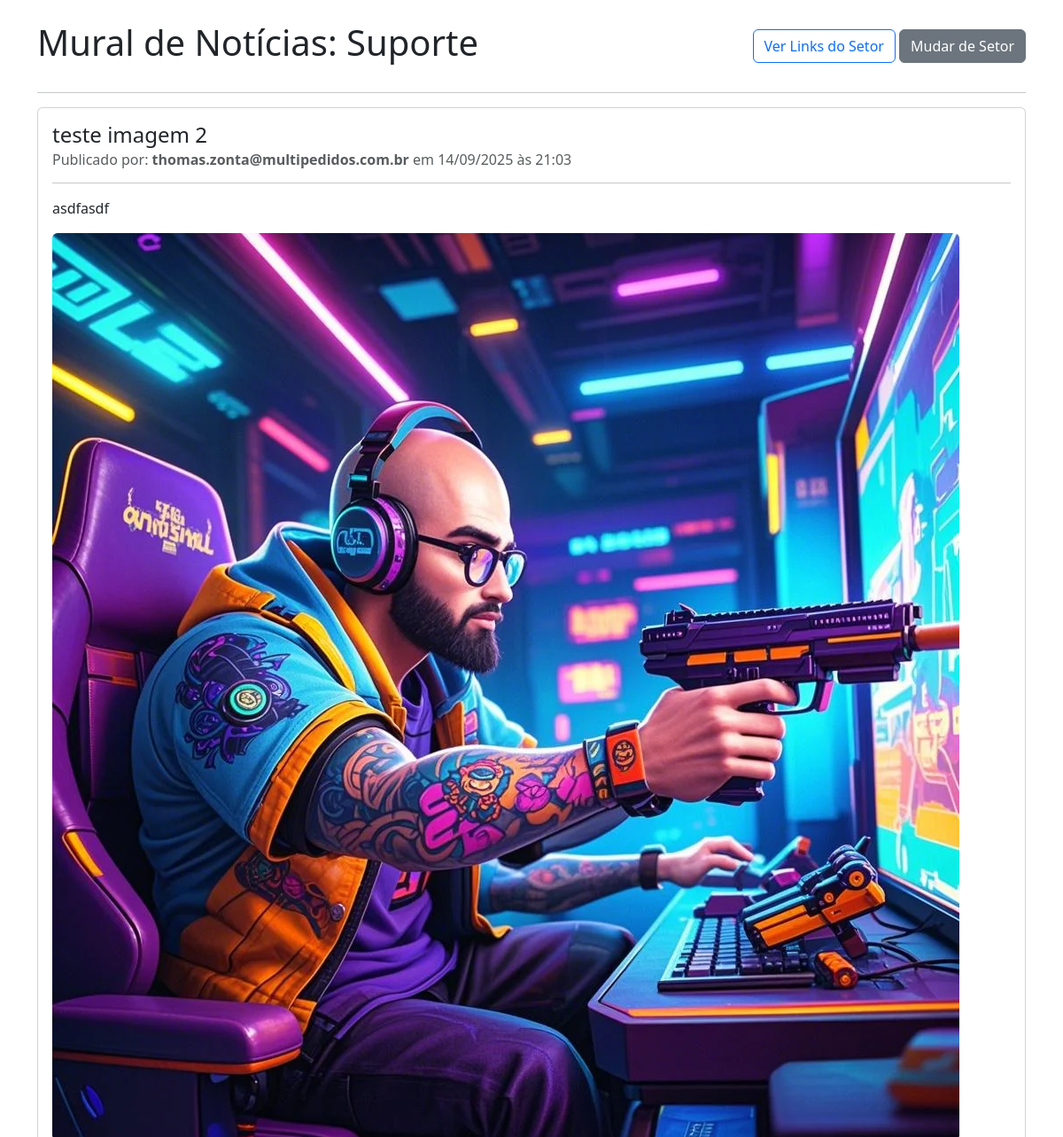
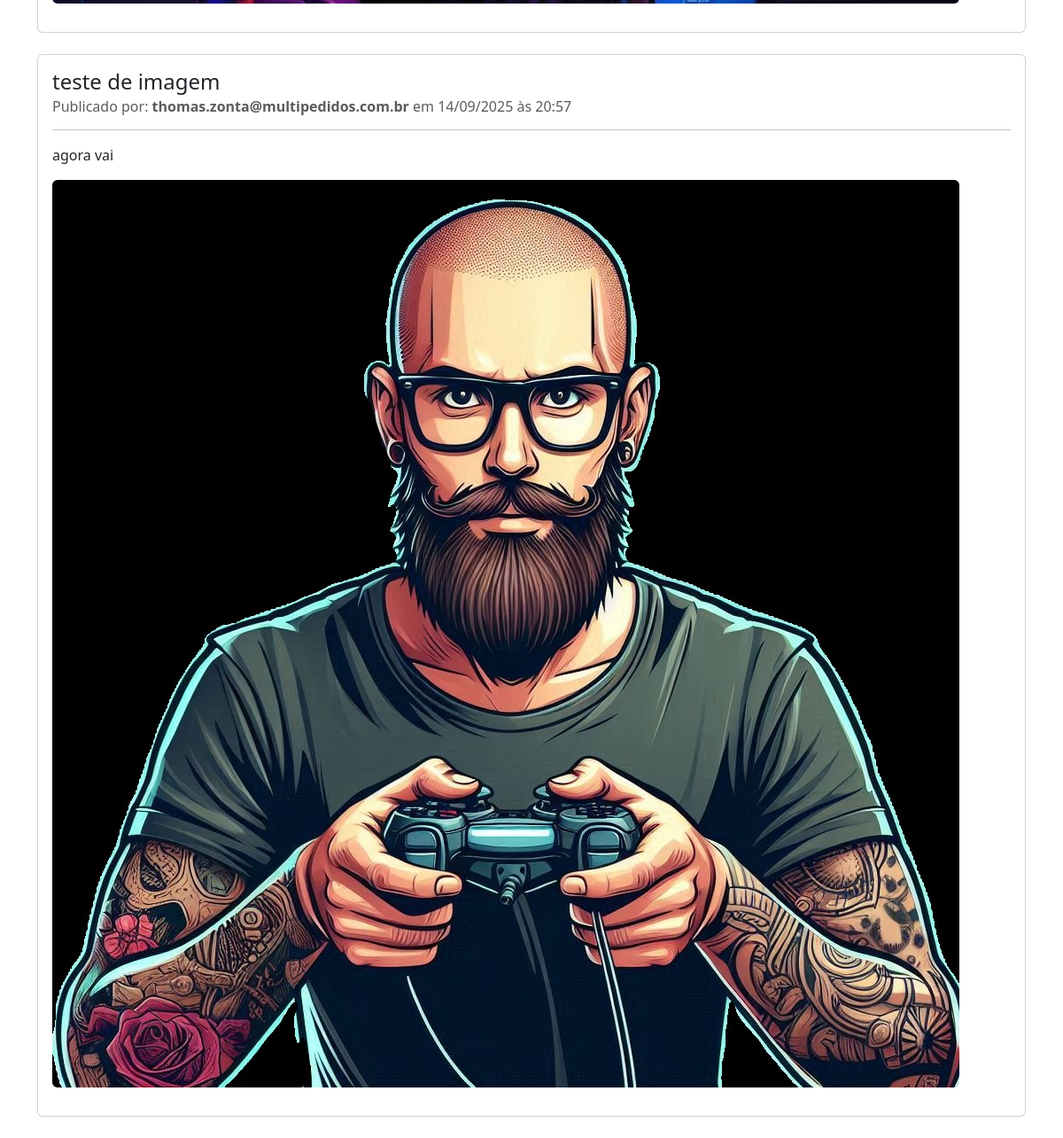
The app's page /setor/Suporte/home (signed in) with its own data (2 pictures, top to bottom).
### app.py (models this page shows, shortened)
class Sector(db.Model):
    id = db.Column(db.Integer, primary_key=True)
    name = db.Column(db.String(100), unique=True, nullable=False)
    order_index = db.Column(db.Integer, nullable=False, default=0) # <-- Adicionar
    subcategories = db.relationship('Subcategory', back_populates='sector', lazy=True, cascade="all, delete-orphan")
    users = db.relationship('User', secondary=user_sectors_association, lazy='subquery',
                            back_populates='sectors')
    posts = db.relationship('Post', back_populates='sector', lazy=True, cascade="all, delete-orphan") # <-- Adicionar

class Post(db.Model):
    id = db.Column(db.Integer, primary_key=True)
    title = db.Column(db.String(200), nullable=False)
    content = db.Column(db.Text, nullable=False)
    image_filename = db.Column(db.String(100), nullable=True) # Guarda o nome do arquivo da imagem
    timestamp = db.Column(db.DateTime, nullable=False, default=datetime.utcnow)
    order_index = db.Column(db.Integer, nullable=False, default=0)
    sector_id = db.Column(db.Integer, db.ForeignKey('sector.id'), nullable=False)
    sector = db.relationship('Sector', back_populates='posts')
    author_id = db.Column(db.Integer, db.ForeignKey('user.id'), nullable=False)
    author = db.relationship('User', back_populates='posts')

class User(db.Model, UserMixin):
    id = db.Column(db.Integer, primary_key=True)
    email = db.Column(db.String(120), unique=True, nullable=False)
    password_hash = db.Column(db.String(60), nullable=False)
    is_admin = db.Column(db.Boolean, nullable=False, default=False)
    sectors = db.relationship('Sector', secondary=user_sectors_association, lazy='subquery',
                              back_populates='users')
    posts = db.relationship('Post', back_populates='author', lazy=True)

### app.py (the view)
@app.route('/setor/<string:sector_name>/home')
@login_required
def view_sector_home(sector_name):
    sector = Sector.query.filter_by(name=sector_name).first_or_404()
    if not current_user.is_admin and sector not in current_user.sectors:
        flash('Você não tem permissão para acessar este setor.', 'danger')
        return redirect(url_for('dashboard'))
    posts = Post.query.filter_by(sector_id=sector.id).order_by(Post.timestamp.desc()).all()
    return render_template('sector_home.html', current_sector=sector, posts=posts)

### app.py (called while the page is built)
@login_manager.user_loader
def load_user(user_id):
    return db.session.get(User, int(user_id))

### templates/sector_home.html (shortened to what this page needs)
<!DOCTYPE html>
<html lang="pt-br">
<head>
    <link rel="stylesheet" href="https://cdn.jsdelivr.net/npm/bootstrap@5.3.2/dist/css/bootstrap.min.css">
</head>
<body>
    <div class="container mt-4">
        <div class="d-flex justify-content-between align-items-center mb-4">
            <h1>Mural de Notícias: {{ current_sector.name }}</h1>
            <div>
                <a href="{{ url_for('view_sector_dashboard', sector_name=current_sector.name) }}" class="btn btn-outline-primary">Ver Links do Setor</a>
                <a href="{{ url_for('dashboard') }}" class="btn btn-secondary">Mudar de Setor</a>
            </div>
        </div>
        <hr>
        {% if posts %}
            {% for post in posts %}
                <div class="card mb-4">
                    <div class="card-body">
                        <h4 class="card-title">{{ post.title }}</h4>
                        <h6 class="card-subtitle mb-2 text-muted">
                            Publicado por: <strong>{{ post.author.email }}</strong> em {{ post.timestamp.strftime('%d/%m/%Y às %H:%M') }}
                        </h6>
                        <hr>
                        <div class="card-text">
                            {{ post.content | safe }}
                        </div>
                        {% if post.image_filename %}
                            <img src="{{ url_for('static', filename='uploads/' + post.image_filename) }}" class="img-fluid rounded my-3" alt="Imagem da notícia">
                        {% endif %}
                    </div>
                </div>
            {% endfor %}
        {% else %}
            <div class="alert alert-info">
                Ainda não há nenhuma notícia ou comunicado para este setor.
            </div>
        {% endif %}
    </div>
</body>
</html>

### records on screen
Sector: name "Suporte"
Post: title "teste imagem 2", author.email "thomas.zonta@multipedidos.com.br", timestamp "14/09/2025 às 21:03", content "asdfasdf", image_filename (picture)
Post: title "teste de imagem", author.email "thomas.zonta@multipedidos.com.br", timestamp "14/09/2025 às 20:57", content "agora vai", image_filename (picture)
